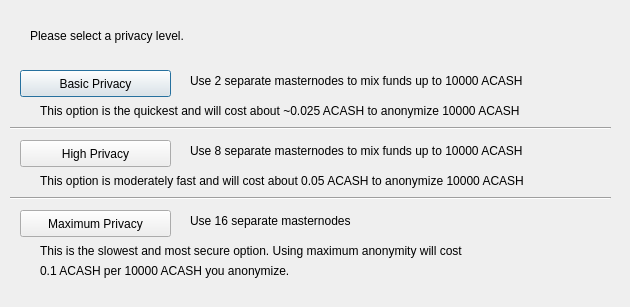
<?xml version="1.0" encoding="UTF-8"?>
<ui version="4.0">
 <class>ObfuscationConfig</class>
 <widget class="QDialog" name="ObfuscationConfig">
  <property name="geometry">
   <rect>
    <x>0</x>
    <y>0</y>
    <width>630</width>
    <height>307</height>
   </rect>
  </property>
  <property name="windowTitle">
   <string>Configure Obfuscation</string>
  </property>
  <widget class="QPushButton" name="buttonBasic">
   <property name="geometry">
    <rect>
     <x>20</x>
     <y>70</y>
     <width>151</width>
     <height>27</height>
    </rect>
   </property>
   <property name="text">
    <string>Basic Privacy</string>
   </property>
  </widget>
  <widget class="QPushButton" name="buttonHigh">
   <property name="geometry">
    <rect>
     <x>20</x>
     <y>140</y>
     <width>151</width>
     <height>27</height>
    </rect>
   </property>
   <property name="text">
    <string>High Privacy</string>
   </property>
  </widget>
  <widget class="QPushButton" name="buttonMax">
   <property name="geometry">
    <rect>
     <x>20</x>
     <y>210</y>
     <width>151</width>
     <height>27</height>
    </rect>
   </property>
   <property name="text">
    <string>Maximum Privacy</string>
   </property>
  </widget>
  <widget class="QLabel" name="label">
   <property name="geometry">
    <rect>
     <x>30</x>
     <y>20</y>
     <width>571</width>
     <height>31</height>
    </rect>
   </property>
   <property name="text">
    <string>Please select a privacy level.</string>
   </property>
  </widget>
  <widget class="QLabel" name="label_2">
   <property name="geometry">
    <rect>
     <x>190</x>
     <y>70</y>
     <width>421</width>
     <height>21</height>
    </rect>
   </property>
   <property name="text">
    <string>Use 2 separate masternodes to mix funds up to 10000 ACASH</string>
   </property>
  </widget>
  <widget class="QLabel" name="label_3">
   <property name="geometry">
    <rect>
     <x>190</x>
     <y>140</y>
     <width>411</width>
     <height>21</height>
    </rect>
   </property>
   <property name="text">
    <string>Use 8 separate masternodes to mix funds up to 10000 ACASH</string>
   </property>
  </widget>
  <widget class="QLabel" name="label_4">
   <property name="geometry">
    <rect>
     <x>190</x>
     <y>210</y>
     <width>421</width>
     <height>21</height>
    </rect>
   </property>
   <property name="text">
    <string>Use 16 separate masternodes</string>
   </property>
  </widget>
  <widget class="QLabel" name="label_6">
   <property name="geometry">
    <rect>
     <x>40</x>
     <y>100</y>
     <width>561</width>
     <height>21</height>
    </rect>
   </property>
   <property name="text">
    <string>This option is the quickest and will cost about ~0.025 ACASH to anonymize 10000 ACASH</string>
   </property>
  </widget>
  <widget class="QLabel" name="label_7">
   <property name="geometry">
    <rect>
     <x>40</x>
     <y>170</y>
     <width>561</width>
     <height>21</height>
    </rect>
   </property>
   <property name="text">
    <string>This option is moderately fast and will cost about 0.05 ACASH to anonymize 10000 ACASH</string>
   </property>
  </widget>
  <widget class="QLabel" name="label_8">
   <property name="geometry">
    <rect>
     <x>40</x>
     <y>240</y>
     <width>561</width>
     <height>21</height>
    </rect>
   </property>
   <property name="text">
    <string>This is the slowest and most secure option. Using maximum anonymity will cost</string>
   </property>
  </widget>
  <widget class="QLabel" name="label_9">
   <property name="geometry">
    <rect>
     <x>40</x>
     <y>260</y>
     <width>561</width>
     <height>21</height>
    </rect>
   </property>
   <property name="text">
    <string>0.1 ACASH per 10000 ACASH you anonymize.</string>
   </property>
  </widget>
  <widget class="Line" name="line">
   <property name="geometry">
    <rect>
     <x>10</x>
     <y>120</y>
     <width>601</width>
     <height>16</height>
    </rect>
   </property>
   <property name="orientation">
    <enum>Qt::Horizontal</enum>
   </property>
  </widget>
  <widget class="Line" name="line_2">
   <property name="geometry">
    <rect>
     <x>10</x>
     <y>190</y>
     <width>601</width>
     <height>16</height>
    </rect>
   </property>
   <property name="orientation">
    <enum>Qt::Horizontal</enum>
   </property>
  </widget>
 </widget>
 <resources/>
 <connections/>
</ui>
